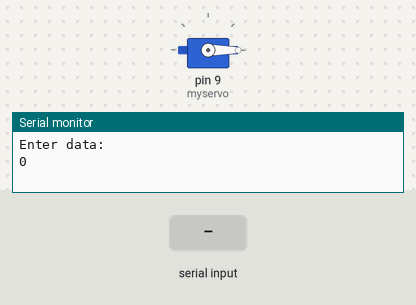
The sketch below on a simulated Arduino Uno, built with avr-gcc and run on an emulated ATmega328P. On the bench: servo, the last lines printed to the serial monitor. Inputs (shaded band) come from the test bench.

Above: at 1.2 s.
1.3 s: "close" received over Serial
At 2.41 s:
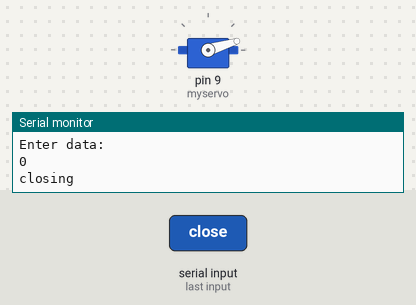
At 3.1 s:
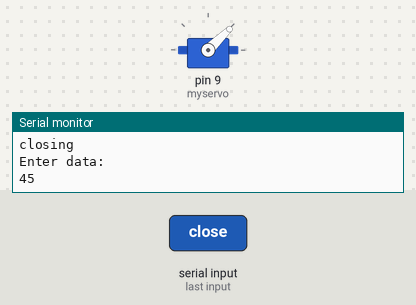
4.0 s: "open" received over Serial
Timing chart, 0 to 7.0 s (numbered marks = the images above; inputs shaded):
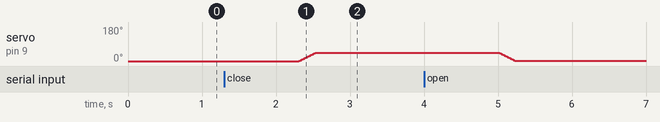

Measured:
- after the input at 1.3 s, servo on pin 9 (myservo): moves from 0° to 44° over 0.22 s, starting after 1.0 s

The sketch:

servo.ino
```cpp
#include <Servo.h>

Servo myservo;  // create servo object to control a servo
// twelve servo objects can be created on most boards

int pos = 0;    // variable to store the servo position

void setup() {
  myservo.attach(9);  // attaches the servo on pin 9 to the servo object
  Serial.begin(9600);
  myservo.write(pos);
}

void loop() {
  delay(3);  //delay to allow buffer to fill
 Serial.println("Enter data:");
 Serial.println(pos);
  while (Serial.available() == 0) {}     //wait for data available
  String command = Serial.readString();  //read until timeout
  command.trim();                        // remove any \r \n whitespace at the end of the String
   if (command == "close") {
      if (pos < 45) {
        Serial.println("closing"); //see what was received
        for (pos = 0; pos < 45; pos += 1) { // goes from 0 degrees to 180 degrees
          // in steps of 1 degree
          myservo.write(pos);              // tell servo to go to position in variable 'pos'
          delay(5);                       // waits 15ms for the servo to reach the position
        }
      }
      else {
        Serial.println("already closed"); //see what was received
      }
    }
    else if (command == "open") {
      if (pos > 0) {
        Serial.println("opening"); //see what was received
        for (pos = 45; pos > 0; pos += -1) { // goes from 180 degrees to 0 degrees
          myservo.write(pos);              // tell servo to go to position in variable 'pos'
          delay(5);                       // waits 15ms for the servo to reach the position
        }
     }
     else {
      Serial.println("already open"); //see what was received
     }
    }
}
```
